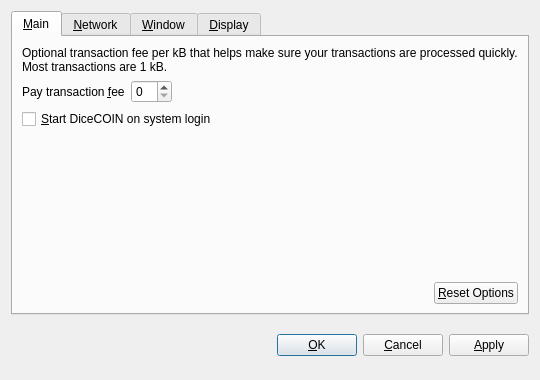
<?xml version="1.0" encoding="UTF-8"?>
<ui version="4.0">
 <class>OptionsDialog</class>
 <widget class="QDialog" name="OptionsDialog">
  <property name="geometry">
   <rect>
    <x>0</x>
    <y>0</y>
    <width>540</width>
    <height>380</height>
   </rect>
  </property>
  <property name="windowTitle">
   <string>Options</string>
  </property>
  <property name="modal">
   <bool>true</bool>
  </property>
  <layout class="QVBoxLayout" name="verticalLayout">
   <item>
    <widget class="QTabWidget" name="tabWidget">
     <property name="tabPosition">
      <enum>QTabWidget::North</enum>
     </property>
     <property name="currentIndex">
      <number>0</number>
     </property>
     <widget class="QWidget" name="tabMain">
      <attribute name="title">
       <string>&amp;Main</string>
      </attribute>
      <layout class="QVBoxLayout" name="verticalLayout_Main">
       <item>
        <widget class="QLabel" name="transactionFeeInfoLabel">
         <property name="text">
          <string>Optional transaction fee per kB that helps make sure your transactions are processed quickly. Most transactions are 1 kB.</string>
         </property>
         <property name="textFormat">
          <enum>Qt::PlainText</enum>
         </property>
         <property name="wordWrap">
          <bool>true</bool>
         </property>
        </widget>
       </item>
       <item>
        <layout class="QHBoxLayout" name="horizontalLayout_1_Main">
         <item>
          <widget class="QLabel" name="transactionFeeLabel">
           <property name="text">
            <string>Pay transaction &amp;fee</string>
           </property>
           <property name="textFormat">
            <enum>Qt::PlainText</enum>
           </property>
           <property name="buddy">
            <cstring>transactionFee</cstring>
           </property>
          </widget>
         </item>
         <item>
          <widget class="BitcoinAmountField" name="transactionFee"/>
         </item>
         <item>
          <spacer name="horizontalSpacer_1_Main">
           <property name="orientation">
            <enum>Qt::Horizontal</enum>
           </property>
           <property name="sizeHint" stdset="0">
            <size>
             <width>40</width>
             <height>20</height>
            </size>
           </property>
          </spacer>
         </item>
        </layout>
       </item>
       <item>
        <widget class="QCheckBox" name="bitcoinAtStartup">
         <property name="toolTip">
          <string>Automatically start DiceCOIN after logging in to the system.</string>
         </property>
         <property name="text">
          <string>&amp;Start DiceCOIN on system login</string>
         </property>
        </widget>
       </item>
       <item>
        <spacer name="verticalSpacer_Main">
         <property name="orientation">
          <enum>Qt::Vertical</enum>
         </property>
         <property name="sizeHint" stdset="0">
          <size>
           <width>20</width>
           <height>40</height>
          </size>
         </property>
        </spacer>
       </item>
       <item>
        <layout class="QHBoxLayout" name="horizontalLayout_2_Main">
         <item>
          <spacer name="horizontalSpacer_2_Main">
           <property name="orientation">
            <enum>Qt::Horizontal</enum>
           </property>
           <property name="sizeHint" stdset="0">
            <size>
             <width>40</width>
             <height>20</height>
            </size>
           </property>
          </spacer>
         </item>
         <item>
          <widget class="QPushButton" name="resetButton">
           <property name="toolTip">
            <string>Reset all client options to default.</string>
           </property>
           <property name="text">
            <string>&amp;Reset Options</string>
           </property>
           <property name="autoDefault">
            <bool>false</bool>
           </property>
          </widget>
         </item>
        </layout>
       </item>
      </layout>
     </widget>
     <widget class="QWidget" name="tabNetwork">
      <attribute name="title">
       <string>&amp;Network</string>
      </attribute>
      <layout class="QVBoxLayout" name="verticalLayout_Network">
       <item>
        <widget class="QCheckBox" name="mapPortUpnp">
         <property name="toolTip">
          <string>Automatically open the DiceCOIN client port on the router. This only works when your router supports UPnP and it is enabled.</string>
         </property>
         <property name="text">
          <string>Map port using &amp;UPnP</string>
         </property>
        </widget>
       </item>
       <item>
        <widget class="QCheckBox" name="connectSocks">
         <property name="toolTip">
          <string>Connect to the DiceCOIN network through a SOCKS proxy (e.g. when connecting through Tor).</string>
         </property>
         <property name="text">
          <string>&amp;Connect through SOCKS proxy:</string>
         </property>
        </widget>
       </item>
       <item>
        <layout class="QHBoxLayout" name="horizontalLayout_Network">
         <item>
          <widget class="QLabel" name="proxyIpLabel">
           <property name="text">
            <string>Proxy &amp;IP:</string>
           </property>
           <property name="textFormat">
            <enum>Qt::PlainText</enum>
           </property>
           <property name="buddy">
            <cstring>proxyIp</cstring>
           </property>
          </widget>
         </item>
         <item>
          <widget class="QValidatedLineEdit" name="proxyIp">
           <property name="maximumSize">
            <size>
             <width>140</width>
             <height>16777215</height>
            </size>
           </property>
           <property name="toolTip">
            <string>IP address of the proxy (e.g. 127.0.0.1)</string>
           </property>
          </widget>
         </item>
         <item>
          <widget class="QLabel" name="proxyPortLabel">
           <property name="text">
            <string>&amp;Port:</string>
           </property>
           <property name="textFormat">
            <enum>Qt::PlainText</enum>
           </property>
           <property name="buddy">
            <cstring>proxyPort</cstring>
           </property>
          </widget>
         </item>
         <item>
          <widget class="QLineEdit" name="proxyPort">
           <property name="maximumSize">
            <size>
             <width>55</width>
             <height>16777215</height>
            </size>
           </property>
           <property name="toolTip">
            <string>Port of the proxy (e.g. 9050)</string>
           </property>
          </widget>
         </item>
         <item>
          <widget class="QLabel" name="socksVersionLabel">
           <property name="text">
            <string>SOCKS &amp;Version:</string>
           </property>
           <property name="textFormat">
            <enum>Qt::PlainText</enum>
           </property>
           <property name="buddy">
            <cstring>socksVersion</cstring>
           </property>
          </widget>
         </item>
         <item>
          <widget class="QValueComboBox" name="socksVersion">
           <property name="toolTip">
            <string>SOCKS version of the proxy (e.g. 5)</string>
           </property>
          </widget>
         </item>
         <item>
          <spacer name="horizontalSpacer_Network">
           <property name="orientation">
            <enum>Qt::Horizontal</enum>
           </property>
           <property name="sizeHint" stdset="0">
            <size>
             <width>40</width>
             <height>20</height>
            </size>
           </property>
          </spacer>
         </item>
        </layout>
       </item>
       <item>
        <spacer name="verticalSpacer_Network">
         <property name="orientation">
          <enum>Qt::Vertical</enum>
         </property>
         <property name="sizeHint" stdset="0">
          <size>
           <width>20</width>
           <height>40</height>
          </size>
         </property>
        </spacer>
       </item>
      </layout>
     </widget>
     <widget class="QWidget" name="tabWindow">
      <attribute name="title">
       <string>&amp;Window</string>
      </attribute>
      <layout class="QVBoxLayout" name="verticalLayout_Window">
       <item>
        <widget class="QCheckBox" name="minimizeToTray">
         <property name="toolTip">
          <string>Show only a tray icon after minimizing the window.</string>
         </property>
         <property name="text">
          <string>&amp;Minimize to the tray instead of the taskbar</string>
         </property>
        </widget>
       </item>
       <item>
        <widget class="QCheckBox" name="minimizeOnClose">
         <property name="toolTip">
          <string>Minimize instead of exit the application when the window is closed. When this option is enabled, the application will be closed only after selecting Quit in the menu.</string>
         </property>
         <property name="text">
          <string>M&amp;inimize on close</string>
         </property>
        </widget>
       </item>
       <item>
        <spacer name="verticalSpacer_Window">
         <property name="orientation">
          <enum>Qt::Vertical</enum>
         </property>
         <property name="sizeHint" stdset="0">
          <size>
           <width>20</width>
           <height>40</height>
          </size>
         </property>
        </spacer>
       </item>
      </layout>
     </widget>
     <widget class="QWidget" name="tabDisplay">
      <attribute name="title">
       <string>&amp;Display</string>
      </attribute>
      <layout class="QVBoxLayout" name="verticalLayout_Display">
       <item>
        <layout class="QHBoxLayout" name="horizontalLayout_1_Display">
         <item>
          <widget class="QLabel" name="langLabel">
           <property name="text">
            <string>User Interface &amp;language:</string>
           </property>
           <property name="textFormat">
            <enum>Qt::PlainText</enum>
           </property>
           <property name="buddy">
            <cstring>lang</cstring>
           </property>
          </widget>
         </item>
         <item>
          <widget class="QValueComboBox" name="lang">
           <property name="toolTip">
            <string>The user interface language can be set here. This setting will take effect after restarting DiceCOIN.</string>
           </property>
          </widget>
         </item>
        </layout>
       </item>
       <item>
        <layout class="QHBoxLayout" name="horizontalLayout_2_Display">
         <item>
          <widget class="QLabel" name="unitLabel">
           <property name="text">
            <string>&amp;Unit to show amounts in:</string>
           </property>
           <property name="textFormat">
            <enum>Qt::PlainText</enum>
           </property>
           <property name="buddy">
            <cstring>unit</cstring>
           </property>
          </widget>
         </item>
         <item>
          <widget class="QValueComboBox" name="unit">
           <property name="toolTip">
            <string>Choose the default subdivision unit to show in the interface and when sending coins.</string>
           </property>
          </widget>
         </item>
        </layout>
       </item>
       <item>
        <widget class="QCheckBox" name="displayAddresses">
         <property name="toolTip">
          <string>Whether to show DiceCOIN addresses in the transaction list or not.</string>
         </property>
         <property name="text">
          <string>&amp;Display addresses in transaction list</string>
         </property>
        </widget>
       </item>
       <item>
        <widget class="QCheckBox" name="coinControlFeatures">
         <property name="toolTip">
          <string>Whether to show coin control features or not.</string>
         </property>
         <property name="text">
          <string>Display coin &amp;control features (experts only!)</string>
         </property>
        </widget>
       </item>
       <item>
        <spacer name="verticalSpacer_Display">
         <property name="orientation">
          <enum>Qt::Vertical</enum>
         </property>
         <property name="sizeHint" stdset="0">
          <size>
           <width>20</width>
           <height>40</height>
          </size>
         </property>
        </spacer>
       </item>
      </layout>
     </widget>
    </widget>
   </item>
   <item>
    <layout class="QHBoxLayout" name="horizontalLayout_Buttons">
     <item>
      <spacer name="horizontalSpacer_1">
       <property name="orientation">
        <enum>Qt::Horizontal</enum>
       </property>
       <property name="sizeHint" stdset="0">
        <size>
         <width>40</width>
         <height>48</height>
        </size>
       </property>
      </spacer>
     </item>
     <item>
      <widget class="QLabel" name="statusLabel">
       <property name="font">
        <font>
         <weight>75</weight>
         <bold>true</bold>
        </font>
       </property>
       <property name="text">
        <string/>
       </property>
       <property name="textFormat">
        <enum>Qt::PlainText</enum>
       </property>
       <property name="wordWrap">
        <bool>true</bool>
       </property>
      </widget>
     </item>
     <item>
      <spacer name="horizontalSpacer_2">
       <property name="orientation">
        <enum>Qt::Horizontal</enum>
       </property>
       <property name="sizeHint" stdset="0">
        <size>
         <width>40</width>
         <height>48</height>
        </size>
       </property>
      </spacer>
     </item>
     <item>
      <widget class="QPushButton" name="okButton">
       <property name="text">
        <string>&amp;OK</string>
       </property>
      </widget>
     </item>
     <item>
      <widget class="QPushButton" name="cancelButton">
       <property name="text">
        <string>&amp;Cancel</string>
       </property>
       <property name="autoDefault">
        <bool>false</bool>
       </property>
      </widget>
     </item>
     <item>
      <widget class="QPushButton" name="applyButton">
       <property name="text">
        <string>&amp;Apply</string>
       </property>
       <property name="autoDefault">
        <bool>false</bool>
       </property>
      </widget>
     </item>
    </layout>
   </item>
  </layout>
 </widget>
 <customwidgets>
  <customwidget>
   <class>BitcoinAmountField</class>
   <extends>QSpinBox</extends>
   <header>bitcoinamountfield.h</header>
  </customwidget>
  <customwidget>
   <class>QValueComboBox</class>
   <extends>QComboBox</extends>
   <header>qvaluecombobox.h</header>
  </customwidget>
  <customwidget>
   <class>QValidatedLineEdit</class>
   <extends>QLineEdit</extends>
   <header>qvalidatedlineedit.h</header>
  </customwidget>
 </customwidgets>
 <resources/>
 <connections/>
</ui>
